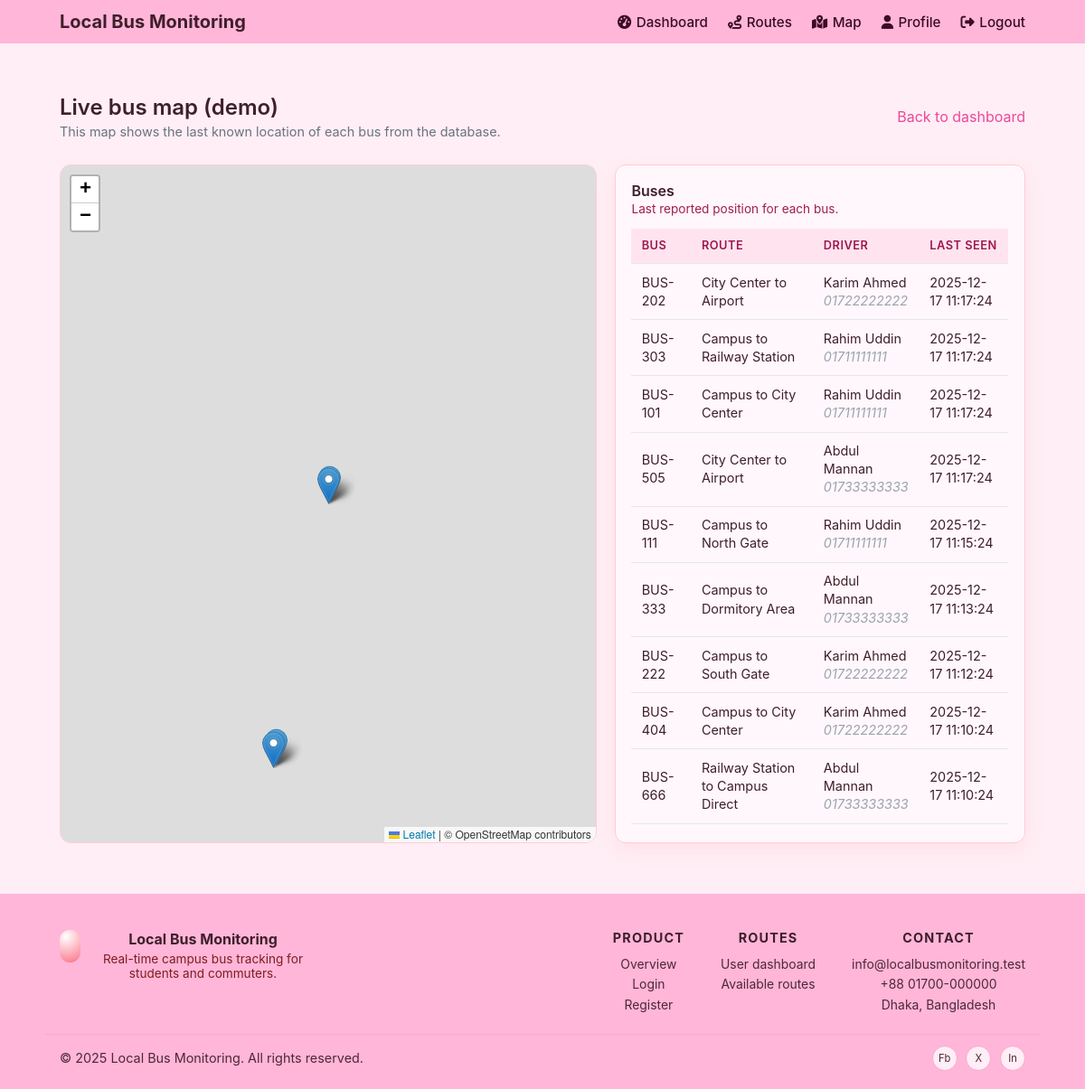
The app's page /pages/map.php (signed in) with its own data.
### tables this page shows
CREATE TABLE `bus` (
  `bus_id` int(11) NOT NULL,
  `bus_num` varchar(50) NOT NULL,
  `capacity` int(11) NOT NULL,
  `route_id` int(11) NOT NULL,
  `schedule_id` int(11) NOT NULL
);

CREATE TABLE `route` (
  `route_id` int(11) NOT NULL,
  `route_name` varchar(100) NOT NULL
);

### pages/map.php (the view, shortened to what this page needs)
<?php
include __DIR__ . "/../includes/db.php";
include __DIR__ . "/../includes/header.php";
$busLocations = [];
$sql = "
    SELECT
        b.bus_id,
        b.bus_num,
        r.route_name,
        d.driver_name,
        d.phone_number AS driver_phone,
        bl.location_lat,
        bl.location_lng,
        bl.timestamps
    FROM bus_location bl
    JOIN (
        SELECT bus_id, MAX(timestamps) AS max_time
        FROM bus_location
        GROUP BY bus_id
    ) latest ON latest.bus_id = bl.bus_id AND latest.max_time = bl.timestamps
    JOIN bus b ON b.bus_id = bl.bus_id
    JOIN route r ON r.route_id = b.route_id
    LEFT JOIN schedule s ON s.schedule_id = b.schedule_id
    LEFT JOIN driver d ON d.driver_id = s.driver_id
    ORDER BY bl.timestamps DESC
";
if ($result = mysqli_query($conn, $sql)) {
    while ($row = mysqli_fetch_assoc($result)) {
        $busLocations[] = $row;
    }
}
?>
<section class="map-fullscreen container">
    <div class="dashboard-header">
        <div>
            <h2 class="dashboard-title">Live bus map (demo)</h2>
            <p class="dashboard-subtitle">
                This map shows the last known location of each bus from the database.
            </p>
        </div>
        <div class="dashboard-actions">
            <a href="/bus/pages/dashboard.php" class="link-small">Back to dashboard</a>
        </div>
    </div>
    <div class="map-layout">
        <div class="map-main">
            <div id="bus-map" class="map-container"></div>
        </div>
        <aside class="map-sidebar card">
            <div class="card-header">
                <div>
                    <h3>Buses</h3>
                    <p class="card-subtitle">
                        Last reported position for each bus.
                    </p>
                </div>
            </div>
            <?php if (!empty($busLocations)): ?>
                <div class="table-wrapper">
                    <table class="data-table">
                        <thead>
                        <tr>
                            <th>Bus</th>
                            <th>Route</th>
                            <th>Driver</th>
                            <th>Last seen</th>
                        </tr>
                        </thead>
                        <tbody>
                        <?php foreach ($busLocations as $bus): ?>
                            <tr>
                                <td><?php echo htmlspecialchars($bus['bus_num']); ?></td>
                                <td><?php echo htmlspecialchars($bus['route_name']); ?></td>
                                <td>
                                    <?php echo htmlspecialchars($bus['driver_name'] ?? '—'); ?>
                                    <?php if (!empty($bus['driver_phone'])): ?>
                                        <br><span class="text-muted"><?php echo htmlspecialchars($bus['driver_phone']); ?></span>
                                    <?php endif; ?>
                                </td>
                                <td><?php echo htmlspecialchars($bus['timestamps']); ?></td>
                            </tr>
                        <?php endforeach; ?>
                        </tbody>
                    </table>
                </div>
            <?php else: ?>
                <p class="empty-state">
                    No bus location data found. Seed the database to see sample markers.
                </p>
            <?php endif; ?>
        </aside>
    </div>
</section>
<?php include __DIR__ . "/../includes/footer.php"; ?>

### assets/css/style.css (style rules this page uses)
*, *::before, *::after { box-sizing: border-box; margin: 0; padding: 0; }
body { font-family: -apple-system, BlinkMacSystemFont, "Segoe UI", Arial, sans-serif; background: #ffeef5; color: #3f1f2a; min-height: 100vh; }
.container { width: 100%; max-width: 1100px; margin: 0 auto; padding: 0 1rem; }
.link-small { color: #ec4899; text-decoration: none; }
.dashboard-header { display: flex; align-items: center; justify-content: space-between; gap: 1.5rem; margin-bottom: 1.75rem; }
.dashboard-title { font-size: 1.5rem; font-weight: 600; margin-bottom: 0.25rem; }
.dashboard-subtitle { font-size: 0.9rem; color: #6b7280; }
.card { background: #fff7fb; border-radius: 0.75rem; padding: 1.1rem 1.1rem 1.25rem; box-shadow: 0 8px 20px rgba(255, 192, 203, 0.25); border: 1px solid #fecdd3; }
.card-header { display: flex; align-items: center; justify-content: space-between; gap: 1rem; margin-bottom: 0.85rem; }
.card-header h3 { font-size: 1rem; font-weight: 600; }
.card-subtitle { font-size: 0.85rem; color: #a21c4a; margin-top: 0.15rem; }
.table-wrapper { margin-top: 0.5rem; overflow-x: auto; }
.data-table { width: 100%; border-collapse: collapse; font-size: 0.9rem; }
.data-table thead { background: #ffe4f0; }
.data-table th, .data-table td { padding: 0.55rem 0.5rem; text-align: left; border-bottom: 1px solid #e5e7eb; }
.data-table th { font-weight: 600; font-size: 0.8rem; color: #9d174d; text-transform: uppercase; letter-spacing: 0.04em; }
.map-fullscreen { padding-top: 1.5rem; padding-bottom: 1.5rem; }
.map-layout { display: grid; grid-template-columns: minmax(0, 1.7fr) minmax(360px, 1.3fr); gap: 1.25rem; align-items: stretch; min-height: calc(100vh - 180px); }
.map-main { background: #fff7fb; border-radius: 0.75rem; border: 1px solid #fecdd3; overflow: hidden; }
.map-container { width: 100%; height: 100%; min-height: 420px; }
.map-sidebar { align-self: stretch; }
.map-sidebar .data-table th, .map-sidebar .data-table td { padding: 0.65rem 0.7rem; line-height: 1.4; }
.text-muted { color: #9ca3af; font-style: italic; }

### records on screen
bus: bus_num "BUS-202", route.route_name "City Center to Airport", driver_name "Karim Ahmed", driver_phone "01722222222", timestamps "2025-12-17 11:17:24"
bus: bus_num "BUS-303", route.route_name "Campus to Railway Station", driver_name "Rahim Uddin", driver_phone "01711111111", timestamps "2025-12-17 11:17:24"
bus: bus_num "BUS-101", route.route_name "Campus to City Center", driver_name "Rahim Uddin", driver_phone "01711111111", timestamps "2025-12-17 11:17:24"
bus: bus_num "BUS-505", route.route_name "City Center to Airport", driver_name "Abdul Mannan", driver_phone "01733333333", timestamps "2025-12-17 11:17:24"
bus: bus_num "BUS-111", route.route_name "Campus to North Gate", driver_name "Rahim Uddin", driver_phone "01711111111", timestamps "2025-12-17 11:15:24"
bus: bus_num "BUS-333", route.route_name "Campus to Dormitory Area", driver_name "Abdul Mannan", driver_phone "01733333333", timestamps "2025-12-17 11:13:24"
bus: bus_num "BUS-222", route.route_name "Campus to South Gate", driver_name "Karim Ahmed", driver_phone "01722222222", timestamps "2025-12-17 11:12:24"
bus: bus_num "BUS-404", route.route_name "Campus to City Center", driver_name "Karim Ahmed", driver_phone "01722222222", timestamps "2025-12-17 11:10:24"
bus: bus_num "BUS-666", route.route_name "Railway Station to Campus Direct", driver_name "Abdul Mannan", driver_phone "01733333333", timestamps "2025-12-17 11:10:24"
